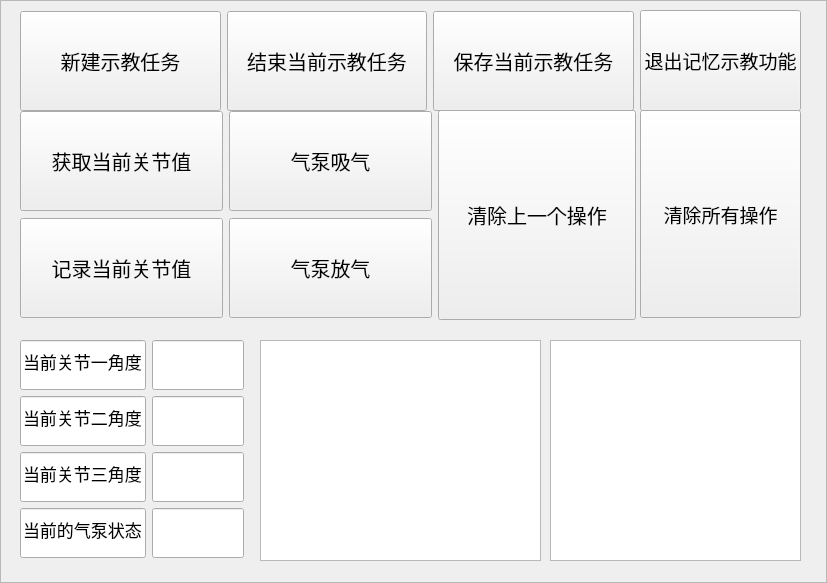
<?xml version="1.0" encoding="UTF-8"?>
<ui version="4.0">
 <class>memory_teach</class>
 <widget class="QFrame" name="memory_teach">
  <property name="geometry">
   <rect>
    <x>0</x>
    <y>0</y>
    <width>827</width>
    <height>583</height>
   </rect>
  </property>
  <property name="font">
   <font>
    <pointsize>13</pointsize>
   </font>
  </property>
  <property name="windowTitle">
   <string>记忆示教</string>
  </property>
  <property name="frameShape">
   <enum>QFrame::StyledPanel</enum>
  </property>
  <property name="frameShadow">
   <enum>QFrame::Raised</enum>
  </property>
  <widget class="QListView" name="listView">
   <property name="geometry">
    <rect>
     <x>260</x>
     <y>340</y>
     <width>281</width>
     <height>221</height>
    </rect>
   </property>
   <property name="font">
    <font>
     <pointsize>15</pointsize>
     <weight>75</weight>
     <bold>true</bold>
    </font>
   </property>
   <property name="focusPolicy">
    <enum>Qt::NoFocus</enum>
   </property>
  </widget>
  <widget class="QPushButton" name="pushButton_3">
   <property name="geometry">
    <rect>
     <x>438</x>
     <y>110</y>
     <width>198</width>
     <height>210</height>
    </rect>
   </property>
   <property name="minimumSize">
    <size>
     <width>150</width>
     <height>210</height>
    </size>
   </property>
   <property name="font">
    <font>
     <pointsize>15</pointsize>
    </font>
   </property>
   <property name="focusPolicy">
    <enum>Qt::ClickFocus</enum>
   </property>
   <property name="text">
    <string>清除上一个操作</string>
   </property>
  </widget>
  <widget class="QWidget" name="layoutWidget">
   <property name="geometry">
    <rect>
     <x>20</x>
     <y>10</y>
     <width>614</width>
     <height>102</height>
    </rect>
   </property>
   <layout class="QHBoxLayout" name="horizontalLayout">
    <item>
     <widget class="QPushButton" name="pushButton_5">
      <property name="minimumSize">
       <size>
        <width>200</width>
        <height>100</height>
       </size>
      </property>
      <property name="font">
       <font>
        <pointsize>15</pointsize>
       </font>
      </property>
      <property name="focusPolicy">
       <enum>Qt::ClickFocus</enum>
      </property>
      <property name="text">
       <string>新建示教任务</string>
      </property>
     </widget>
    </item>
    <item>
     <widget class="QPushButton" name="pushButton_4">
      <property name="minimumSize">
       <size>
        <width>200</width>
        <height>100</height>
       </size>
      </property>
      <property name="font">
       <font>
        <pointsize>15</pointsize>
       </font>
      </property>
      <property name="focusPolicy">
       <enum>Qt::ClickFocus</enum>
      </property>
      <property name="text">
       <string>结束当前示教任务</string>
      </property>
     </widget>
    </item>
    <item>
     <widget class="QPushButton" name="pushButton_6">
      <property name="minimumSize">
       <size>
        <width>200</width>
        <height>100</height>
       </size>
      </property>
      <property name="font">
       <font>
        <pointsize>15</pointsize>
       </font>
      </property>
      <property name="focusPolicy">
       <enum>Qt::ClickFocus</enum>
      </property>
      <property name="text">
       <string>保存当前示教任务</string>
      </property>
     </widget>
    </item>
   </layout>
  </widget>
  <widget class="QWidget" name="layoutWidget">
   <property name="geometry">
    <rect>
     <x>20</x>
     <y>110</y>
     <width>412</width>
     <height>210</height>
    </rect>
   </property>
   <layout class="QHBoxLayout" name="horizontalLayout_2">
    <item>
     <layout class="QVBoxLayout" name="verticalLayout">
      <item>
       <widget class="QPushButton" name="pushButton">
        <property name="minimumSize">
         <size>
          <width>200</width>
          <height>100</height>
         </size>
        </property>
        <property name="font">
         <font>
          <pointsize>15</pointsize>
         </font>
        </property>
        <property name="focusPolicy">
         <enum>Qt::ClickFocus</enum>
        </property>
        <property name="text">
         <string>获取当前关节值</string>
        </property>
       </widget>
      </item>
      <item>
       <widget class="QPushButton" name="pushButton_2">
        <property name="minimumSize">
         <size>
          <width>200</width>
          <height>100</height>
         </size>
        </property>
        <property name="font">
         <font>
          <pointsize>15</pointsize>
         </font>
        </property>
        <property name="focusPolicy">
         <enum>Qt::ClickFocus</enum>
        </property>
        <property name="text">
         <string>记录当前关节值</string>
        </property>
       </widget>
      </item>
     </layout>
    </item>
    <item>
     <layout class="QVBoxLayout" name="verticalLayout_3">
      <item>
       <widget class="QPushButton" name="pushButton_7">
        <property name="minimumSize">
         <size>
          <width>200</width>
          <height>100</height>
         </size>
        </property>
        <property name="font">
         <font>
          <pointsize>15</pointsize>
         </font>
        </property>
        <property name="focusPolicy">
         <enum>Qt::ClickFocus</enum>
        </property>
        <property name="text">
         <string>气泵吸气</string>
        </property>
       </widget>
      </item>
      <item>
       <widget class="QPushButton" name="pushButton_8">
        <property name="minimumSize">
         <size>
          <width>200</width>
          <height>100</height>
         </size>
        </property>
        <property name="font">
         <font>
          <pointsize>15</pointsize>
         </font>
        </property>
        <property name="focusPolicy">
         <enum>Qt::ClickFocus</enum>
        </property>
        <property name="text">
         <string>气泵放气</string>
        </property>
       </widget>
      </item>
     </layout>
    </item>
   </layout>
  </widget>
  <widget class="QWidget" name="layoutWidget">
   <property name="geometry">
    <rect>
     <x>20</x>
     <y>340</y>
     <width>224</width>
     <height>220</height>
    </rect>
   </property>
   <layout class="QGridLayout" name="gridLayout">
    <item row="1" column="1">
     <widget class="QLineEdit" name="lineEdit_2">
      <property name="minimumSize">
       <size>
        <width>50</width>
        <height>50</height>
       </size>
      </property>
      <property name="font">
       <font>
        <pointsize>10</pointsize>
       </font>
      </property>
      <property name="focusPolicy">
       <enum>Qt::NoFocus</enum>
      </property>
      <property name="readOnly">
       <bool>true</bool>
      </property>
     </widget>
    </item>
    <item row="1" column="0">
     <widget class="QLineEdit" name="lineEdit_5">
      <property name="minimumSize">
       <size>
        <width>50</width>
        <height>50</height>
       </size>
      </property>
      <property name="font">
       <font>
        <pointsize>13</pointsize>
       </font>
      </property>
      <property name="focusPolicy">
       <enum>Qt::NoFocus</enum>
      </property>
      <property name="text">
       <string>当前关节二角度</string>
      </property>
      <property name="readOnly">
       <bool>true</bool>
      </property>
     </widget>
    </item>
    <item row="0" column="0">
     <widget class="QLineEdit" name="lineEdit_4">
      <property name="minimumSize">
       <size>
        <width>50</width>
        <height>50</height>
       </size>
      </property>
      <property name="font">
       <font>
        <pointsize>13</pointsize>
       </font>
      </property>
      <property name="focusPolicy">
       <enum>Qt::NoFocus</enum>
      </property>
      <property name="text">
       <string>当前关节一角度</string>
      </property>
      <property name="readOnly">
       <bool>true</bool>
      </property>
     </widget>
    </item>
    <item row="0" column="1">
     <widget class="QLineEdit" name="lineEdit">
      <property name="minimumSize">
       <size>
        <width>50</width>
        <height>50</height>
       </size>
      </property>
      <property name="font">
       <font>
        <pointsize>10</pointsize>
        <weight>50</weight>
        <bold>false</bold>
       </font>
      </property>
      <property name="focusPolicy">
       <enum>Qt::NoFocus</enum>
      </property>
      <property name="text">
       <string/>
      </property>
      <property name="readOnly">
       <bool>true</bool>
      </property>
     </widget>
    </item>
    <item row="2" column="0">
     <widget class="QLineEdit" name="lineEdit_6">
      <property name="minimumSize">
       <size>
        <width>50</width>
        <height>50</height>
       </size>
      </property>
      <property name="font">
       <font>
        <pointsize>13</pointsize>
       </font>
      </property>
      <property name="focusPolicy">
       <enum>Qt::NoFocus</enum>
      </property>
      <property name="text">
       <string>当前关节三角度</string>
      </property>
      <property name="readOnly">
       <bool>true</bool>
      </property>
     </widget>
    </item>
    <item row="2" column="1">
     <widget class="QLineEdit" name="lineEdit_3">
      <property name="minimumSize">
       <size>
        <width>50</width>
        <height>50</height>
       </size>
      </property>
      <property name="font">
       <font>
        <pointsize>10</pointsize>
       </font>
      </property>
      <property name="focusPolicy">
       <enum>Qt::NoFocus</enum>
      </property>
      <property name="readOnly">
       <bool>true</bool>
      </property>
     </widget>
    </item>
    <item row="3" column="0">
     <widget class="QLineEdit" name="lineEdit_7">
      <property name="minimumSize">
       <size>
        <width>50</width>
        <height>50</height>
       </size>
      </property>
      <property name="font">
       <font>
        <pointsize>13</pointsize>
       </font>
      </property>
      <property name="focusPolicy">
       <enum>Qt::NoFocus</enum>
      </property>
      <property name="text">
       <string>当前的气泵状态</string>
      </property>
      <property name="readOnly">
       <bool>true</bool>
      </property>
     </widget>
    </item>
    <item row="3" column="1">
     <widget class="QLineEdit" name="lineEdit_8">
      <property name="minimumSize">
       <size>
        <width>50</width>
        <height>50</height>
       </size>
      </property>
      <property name="font">
       <font>
        <pointsize>10</pointsize>
       </font>
      </property>
      <property name="focusPolicy">
       <enum>Qt::NoFocus</enum>
      </property>
      <property name="readOnly">
       <bool>true</bool>
      </property>
     </widget>
    </item>
   </layout>
  </widget>
  <widget class="QPushButton" name="pushButton_9">
   <property name="geometry">
    <rect>
     <x>640</x>
     <y>10</y>
     <width>161</width>
     <height>101</height>
    </rect>
   </property>
   <property name="font">
    <font>
     <pointsize>14</pointsize>
    </font>
   </property>
   <property name="focusPolicy">
    <enum>Qt::ClickFocus</enum>
   </property>
   <property name="text">
    <string>退出记忆示教功能</string>
   </property>
  </widget>
  <widget class="QPushButton" name="pushButton_10">
   <property name="geometry">
    <rect>
     <x>640</x>
     <y>110</y>
     <width>161</width>
     <height>208</height>
    </rect>
   </property>
   <property name="font">
    <font>
     <pointsize>14</pointsize>
    </font>
   </property>
   <property name="focusPolicy">
    <enum>Qt::ClickFocus</enum>
   </property>
   <property name="text">
    <string>清除所有操作</string>
   </property>
  </widget>
  <widget class="QListView" name="listView_2">
   <property name="geometry">
    <rect>
     <x>550</x>
     <y>340</y>
     <width>251</width>
     <height>221</height>
    </rect>
   </property>
   <property name="font">
    <font>
     <pointsize>15</pointsize>
     <weight>75</weight>
     <bold>true</bold>
    </font>
   </property>
   <property name="focusPolicy">
    <enum>Qt::NoFocus</enum>
   </property>
  </widget>
 </widget>
 <resources/>
 <connections/>
</ui>
